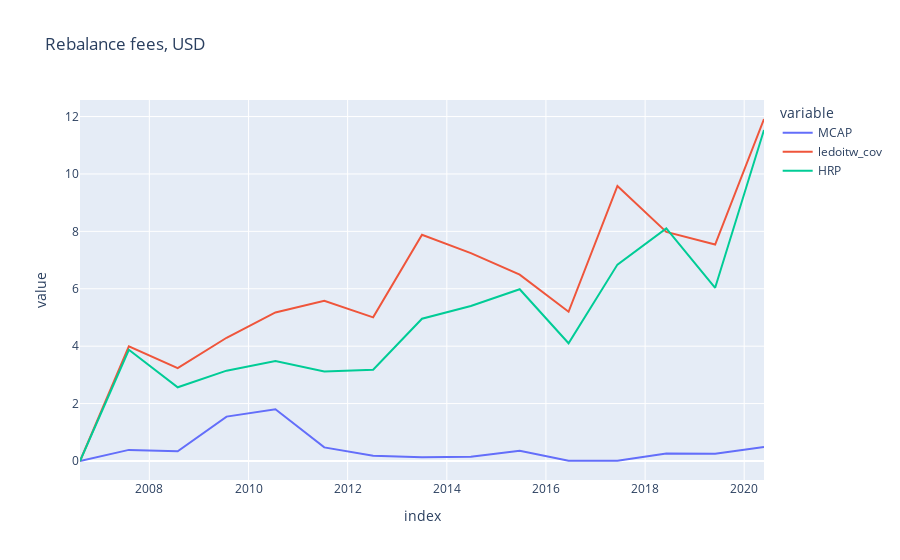

The notebook cell saved with this chart:
### Code cell
fees_history_per_calc.plot(title=f'Rebalance fees, USD')

### Figure 1 — Plotly figure (JSON) as saved in the notebook; plotly's stock layout.template omitted (floating-point values rounded to 4 significant figures)
{"data": [{"hovertemplate": "variable=MCAP<br>index=%{x}<br>value=%{y}<extra></extra>", "legendgroup": "MCAP", "line": {"color": "#636efa", "dash": "solid"}, "marker": {"symbol": "circle"}, "mode": "lines", "name": "MCAP", "orientation": "v", "showlegend": true, "x": ["2006-08-08", "2007-08-03", "2008-07-28", "2009-07-23", "2010-07-18", "2011-07-13", "2012-07-07", "2013-07-02", "2014-06-27", "2015-06-22", "2016-06-16", "2017-06-11", "2018-06-06", "2019-06-01", "2020-05-26"], "xaxis": "x", "y": [0.0, 0.387, 0.3386, 1.547, 1.8, 0.4734, 0.1802, 0.1281, 0.1444, 0.3532, 0.01191, 0.008605, 0.2604, 0.2508, 0.4862], "yaxis": "y", "type": "scatter"}, {"hovertemplate": "variable=ledoitw_cov<br>index=%{x}<br>value=%{y}<extra></extra>", "legendgroup": "ledoitw_cov", "line": {"color": "#EF553B", "dash": "solid"}, "marker": {"symbol": "circle"}, "mode": "lines", "name": "ledoitw_cov", "orientation": "v", "showlegend": true, "x": ["2006-08-08", "2007-08-03", "2008-07-28", "2009-07-23", "2010-07-18", "2011-07-13", "2012-07-07", "2013-07-02", "2014-06-27", "2015-06-22", "2016-06-16", "2017-06-11", "2018-06-06", "2019-06-01", "2020-05-26"], "xaxis": "x", "y": [0.0, 3.998, 3.234, 4.293, 5.175, 5.584, 5.004, 7.883, 7.24, 6.494, 5.199, 9.584, 7.983, 7.54, 11.91], "yaxis": "y", "type": "scatter"}, {"hovertemplate": "variable=HRP<br>index=%{x}<br>value=%{y}<extra></extra>", "legendgroup": "HRP", "line": {"color": "#00cc96", "dash": "solid"}, "marker": {"symbol": "circle"}, "mode": "lines", "name": "HRP", "orientation": "v", "showlegend": true, "x": ["2006-08-08", "2007-08-03", "2008-07-28", "2009-07-23", "2010-07-18", "2011-07-13", "2012-07-07", "2013-07-02", "2014-06-27", "2015-06-22", "2016-06-16", "2017-06-11", "2018-06-06", "2019-06-01", "2020-05-26"], "xaxis": "x", "y": [0.0, 3.874, 2.569, 3.147, 3.484, 3.12, 3.18, 4.955, 5.4, 5.983, 4.102, 6.843, 8.103, 6.034, 11.53], "yaxis": "y", "type": "scatter"}], "layout": {"xaxis": {"anchor": "y", "domain": [0.0, 1.0], "title": {"text": "index"}}, "yaxis": {"anchor": "x", "domain": [0.0, 1.0], "title": {"text": "value"}}, "legend": {"title": {"text": "variable"}, "tracegroupgap": 0}, "title": {"text": "Rebalance fees, USD"}}}
